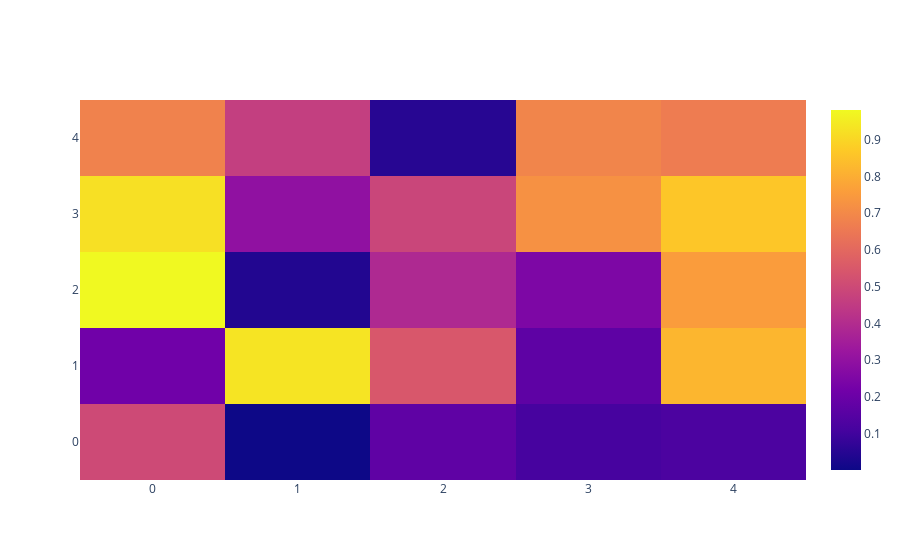

The cell this chart's notebook holds for it:
### Code cell
import plotly.graph_objects as go

data = np.random.rand(5,5)
heatmap = go.Heatmap(z=data)
fig = go.Figure(data=heatmap)
fig.show()

### Figure 1 — Plotly figure (JSON) as saved in the notebook; plotly's stock layout.template omitted (floating-point values rounded to 4 significant figures)
{"data": [{"type": "heatmap", "z": [[0.5022, 0.001355, 0.1723, 0.1126, 0.126], [0.2149, 0.9317, 0.545, 0.1699, 0.8217], [0.9803, 0.04143, 0.3873, 0.2484, 0.7544], [0.9232, 0.2978, 0.4861, 0.7235, 0.8623], [0.6797, 0.4624, 0.05141, 0.6885, 0.6623]]}], "layout": {}}
